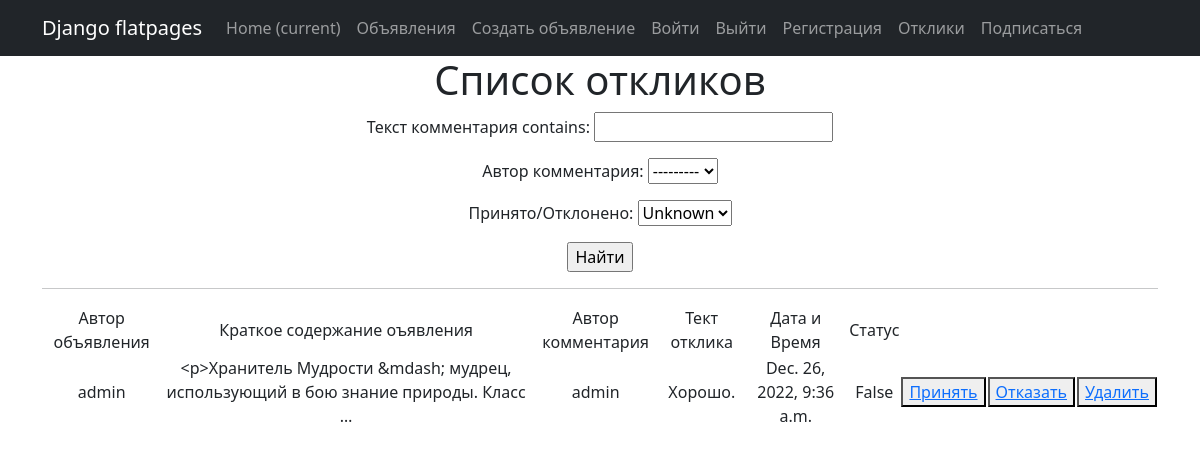
Page /products/responses/ (signed in) on the committed database.
### project/models.py (models this page shows, shortened)
class Responses(models.Model):
    responses_comment = models.ForeignKey(Notice, on_delete=models.CASCADE)  # связь «один ко многим» с моделью Post;
    user_responses = models.ForeignKey(User, on_delete=models.CASCADE, verbose_name='Автор комментария')  #  связь «один ко многим» со встроенной моделью User ;
    text_responses = models.TextField(max_length=255, verbose_name='Текст комментария')  # текст комментария;
    datetime_responses = models.DateTimeField(auto_now_add=True, verbose_name='Дата и время комментария')  # дата и время создания комментария;
    accepted = models.BooleanField(default=False, verbose_name='Принято/Отклонено')

class Notice(models.Model):
    author_name = models.ForeignKey(User, on_delete=models.CASCADE, verbose_name='Имя автора')  # связь «один ко многим» с моделью Author
    datetime_notice = models.DateTimeField(auto_now_add=True, verbose_name='Дата и время поста')  # автоматически добавляемая дата и время создания;
    category_notice = models.ForeignKey(Category, on_delete=models.CASCADE, verbose_name='Категории')  # связь «многие ко многим» с моделью Category (с дополнительной моделью PostCategory);
    header = models.CharField(max_length=255, verbose_name='Заголовок') #  заголовок статьи/новости
    content = RichTextUploadingField(blank=True, null=True, verbose_name='Контент')

### project/views.py (the view)
# urls.py: path('responses/', ResponsesList.as_view(), name='responses'),
class ResponsesList(PermissionRequiredMixin, ListView):
    model = Responses
    form = ResponsesFilter
    template_name = 'all_responses.html'
    context_object_name = 'responses'
    permission_required = 'project.view_responses'  # добавление права создание объекта
    def get_queryset(self):
        queryset = super().get_queryset()
        self.filterset = ResponsesFilter(self.request.GET, queryset)
        return self.filterset.qs
    def get_context_data(self, **kwargs):
        context = super().get_context_data(**kwargs)
        context['filterset'] = self.filterset
        return context

### templates/all_responses.html (shortened to what this page needs)
{% extends 'flatpages/default.html' %}
{% block content %}
   <h1>Список откликов</h1>
   <form action="" method="get">
       {{ filterset.form.as_p }}
       <input type="submit" value="Найти" />
   </form>
   <hr>
   {% if responses %}
       <table>
           <tr>
               <td>Автор объявления</td>
               <td>Краткое содержание оъявления</td>
               <td>Автор комментария</td>
               <td>Тект отклика</td>
               <td>Дата и Время</td>
               <td>Статус</td>
           </tr>
           {% for responses in responses %}
           {% if user.username == responses.responses_comment.author_name.username %}
           <tr>
               <td>{{ responses.responses_comment.author_name }}</td>
               <td>{{ responses.responses_comment.content|truncatewords:10 }}</td>
               <td>{{ responses.user_responses }}</td>
               <td>{{ responses.text_responses }}</td>
               <td>{{ responses.datetime_responses }}</td>
               <td>{{ responses.accepted }}</td>
               <td><button> <a href="{% url 'AcceptedResponses' responses.id %}"> Принять </a></button></td>
               <td><button> <a href="{% url 'RefuseResponses' responses.id %}"> Отказать </a></button></td>
               <td><button> <a href="{% url 'DeleteResponses' responses.id %}"> Удалить </a></button></td>
           </tr>
           {% endif %}
           {% endfor %}
       </table>
   {% else %}
       <h2>Откликов нет!</h2>
   {% endif %}
{% endblock content %}

### rows in the picture
Responses: responses_comment.author_name "admin", responses_comment.content "<p>Хранитель Мудрости &mdash; мудрец, использующий в бою знание природы. Класс …", user_responses "admin", text_responses "Хорошо.", datetime_responses "Dec. 26, 2022, 9:36 a.m.", accepted "False"
